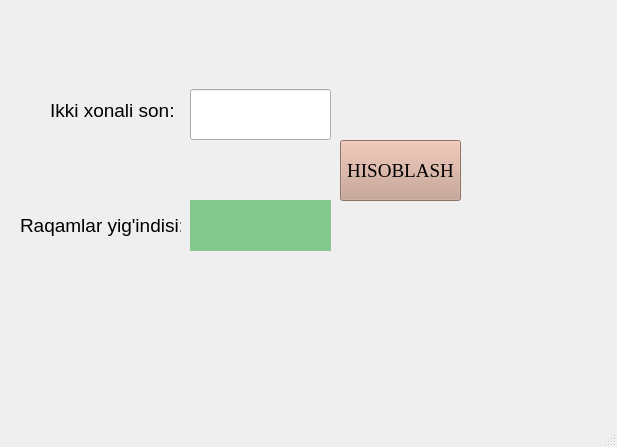
<?xml version="1.0" encoding="UTF-8"?>
<ui version="4.0">
 <class>MainWindow</class>
 <widget class="QMainWindow" name="MainWindow">
  <property name="geometry">
   <rect>
    <x>0</x>
    <y>0</y>
    <width>617</width>
    <height>447</height>
   </rect>
  </property>
  <property name="windowTitle">
   <string>MainWindow</string>
  </property>
  <widget class="QWidget" name="centralwidget">
   <widget class="QPushButton" name="yigindi">
    <property name="geometry">
     <rect>
      <x>340</x>
      <y>140</y>
      <width>121</width>
      <height>61</height>
     </rect>
    </property>
    <property name="font">
     <font>
      <family>Times New Roman</family>
      <pointsize>14</pointsize>
     </font>
    </property>
    <property name="styleSheet">
     <string notr="true">
background-color: rgb(200, 159, 142);</string>
    </property>
    <property name="text">
     <string>HISOBLASH</string>
    </property>
   </widget>
   <widget class="QLineEdit" name="son_kiritish">
    <property name="geometry">
     <rect>
      <x>190</x>
      <y>89</y>
      <width>141</width>
      <height>51</height>
     </rect>
    </property>
    <property name="font">
     <font>
      <pointsize>14</pointsize>
     </font>
    </property>
   </widget>
   <widget class="QLabel" name="label">
    <property name="geometry">
     <rect>
      <x>50</x>
      <y>90</y>
      <width>141</width>
      <height>41</height>
     </rect>
    </property>
    <property name="font">
     <font>
      <pointsize>14</pointsize>
     </font>
    </property>
    <property name="text">
     <string>Ikki xonali son:</string>
    </property>
   </widget>
   <widget class="QLabel" name="label_2">
    <property name="geometry">
     <rect>
      <x>20</x>
      <y>210</y>
      <width>161</width>
      <height>31</height>
     </rect>
    </property>
    <property name="font">
     <font>
      <pointsize>14</pointsize>
     </font>
    </property>
    <property name="text">
     <string>Raqamlar yig'indisi:</string>
    </property>
   </widget>
   <widget class="QLabel" name="natija">
    <property name="geometry">
     <rect>
      <x>190</x>
      <y>200</y>
      <width>141</width>
      <height>51</height>
     </rect>
    </property>
    <property name="font">
     <font>
      <family>Times New Roman</family>
      <pointsize>18</pointsize>
     </font>
    </property>
    <property name="styleSheet">
     <string notr="true">background-color: rgb(133, 200, 141);</string>
    </property>
    <property name="text">
     <string/>
    </property>
   </widget>
  </widget>
  <widget class="QMenuBar" name="menubar">
   <property name="geometry">
    <rect>
     <x>0</x>
     <y>0</y>
     <width>617</width>
     <height>21</height>
    </rect>
   </property>
  </widget>
  <widget class="QStatusBar" name="statusbar"/>
 </widget>
 <resources/>
 <connections/>
</ui>
